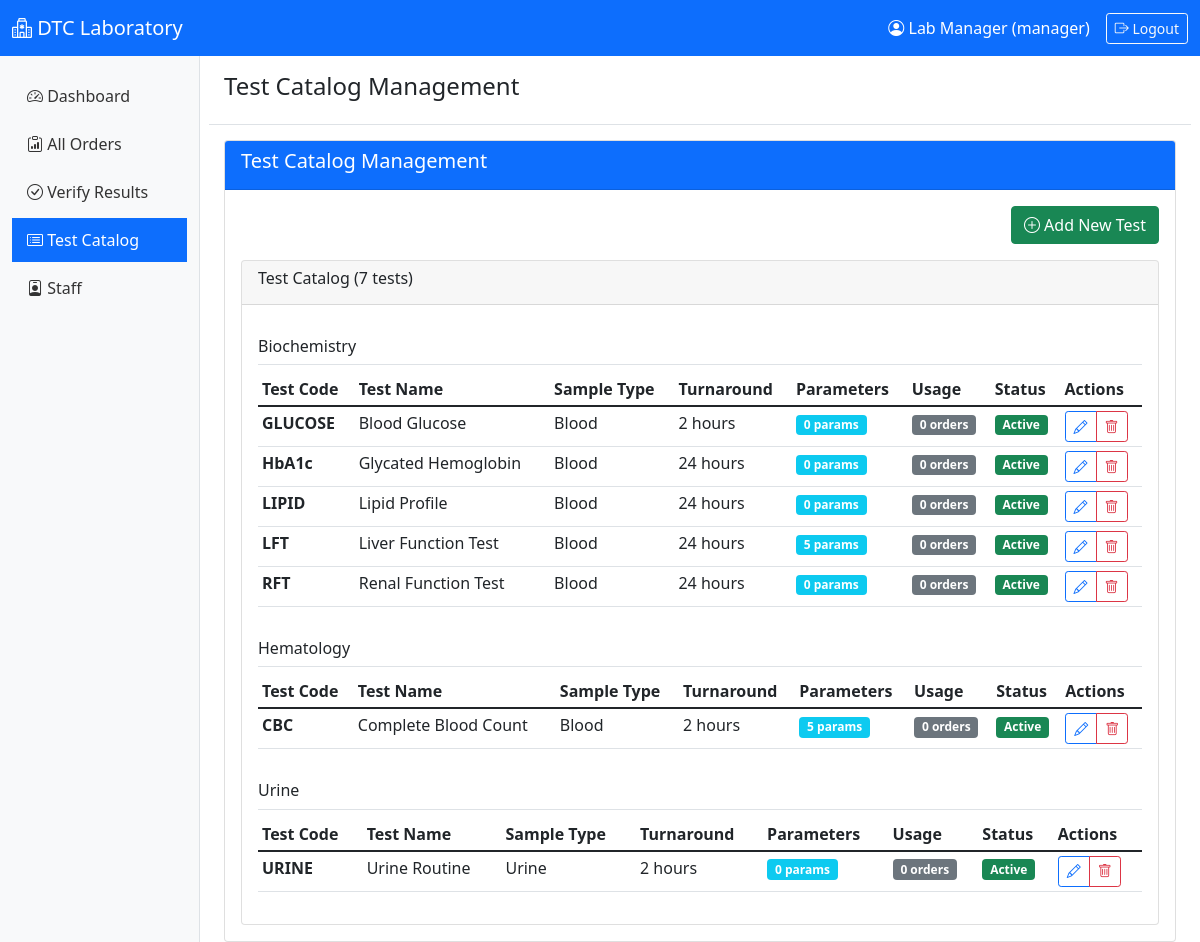
The page /test_catalog.php (signed in) on the database its author committed.
### tables this page shows
CREATE TABLE IF NOT EXISTS tests (
    id INT PRIMARY KEY AUTO_INCREMENT,
    test_code VARCHAR(50) UNIQUE NOT NULL,
    test_name VARCHAR(200) NOT NULL,
    category VARCHAR(100),
    sample_type VARCHAR(100),
    fasting_required BOOLEAN DEFAULT FALSE,
    turnaround_hours INT DEFAULT 24,
    is_active BOOLEAN DEFAULT TRUE,
    instructions TEXT,
    created_at TIMESTAMP DEFAULT CURRENT_TIMESTAMP
);

### includes/Database.php (called while the page is built, shortened)
<?php
class Database {
    private $host = DB_HOST;
    private $user = DB_USER;
    private $pass = DB_PASS;
    private $dbname = DB_NAME;
    private $pdo;
    private $stmt;
    public function __construct() {
        $dsn = "mysql:host=" . $this->host . ";dbname=" . $this->dbname . ";charset=utf8mb4";
        $options = [
            PDO::ATTR_PERSISTENT => true,
            PDO::ATTR_ERRMODE => PDO::ERRMODE_EXCEPTION,
            PDO::ATTR_DEFAULT_FETCH_MODE => PDO::FETCH_ASSOC
        ];
        try {
            $this->pdo = new PDO($dsn, $this->user, $this->pass, $options);
        } catch (PDOException $e) {
            $this->error = $e->getMessage();
            die("Connection failed: " . $this->error);
        }
    }
    public function query($sql) {
        $this->stmt = $this->pdo->prepare($sql);
    }
    public function execute() {
        return $this->stmt->execute();
    }
    public function resultSet() {
        $this->execute();
        return $this->stmt->fetchAll();
    }
}
?>

### test_catalog.php (the view, shortened to what this page needs)
<?php
$page_title = 'Test Catalog Management';
require_once 'includes/header.php';
require_once 'includes/Database.php';
$db = new Database();
$db->query('SELECT t.*,
           (SELECT COUNT(*) FROM test_parameters WHERE test_id = t.id AND is_active = 1) as parameter_count,
           (SELECT COUNT(*) FROM order_tests WHERE test_id = t.id) as usage_count
           FROM tests t
           ORDER BY t.category, t.test_name');
$tests = $db->resultSet();
$tests_by_category = [];
foreach ($tests as $test) {
    $tests_by_category[$test['category']][] = $test;
}
$edit_test = null;
$show_add_test_form = isset($_GET['add_test']) || $edit_test;
?>
<div class="row">
    <div class="col-md-12">
        <div class="card">
            <div class="card-header bg-primary text-white">
                <h5>Test Catalog Management</h5>
            </div>
            <div class="card-body">
                <?php if (!$edit_test && !$show_add_test_form): ?>
                <div class="text-end mb-3">
                    <a href="test_catalog.php?add_test=1" class="btn btn-success">
                        <i class="bi bi-plus-circle"></i> Add New Test
                    </a>
                </div>
                <?php endif; ?>
                <?php if (!$edit_test && !$show_add_test_form): ?>
                <div class="card">
                    <div class="card-header">
                        <h6>Test Catalog (<?php echo count($tests); ?> tests)</h6>
                    </div>
                    <div class="card-body">
                        <?php foreach ($tests_by_category as $category => $category_tests): ?>
                        <h6 class="mt-3 border-bottom pb-2"><?php echo $category; ?></h6>
                        <div class="table-responsive">
                            <table class="table table-sm">
                                <thead>
                                    <tr>
                                        <th>Test Code</th>
                                        <th>Test Name</th>
                                        <th>Sample Type</th>
                                        <th>Turnaround</th>
                                        <th>Parameters</th>
                                        <th>Usage</th>
                                        <th>Status</th>
                                        <th>Actions</th>
                                    </tr>
                                </thead>
                                <tbody>
                                    <?php foreach ($category_tests as $test): ?>
                                    <tr class="<?php echo !$test['is_active'] ? 'table-secondary' : ''; ?>">
                                        <td><strong><?php echo $test['test_code']; ?></strong></td>
                                        <td><?php echo $test['test_name']; ?></td>
                                        <td><?php echo $test['sample_type']; ?></td>
                                        <td><?php echo $test['turnaround_hours']; ?> hours</td>
                                        <td>
                                            <span class="badge bg-info"><?php echo $test['parameter_count']; ?> params</span>
                                        </td>
                                        <td>
                                            <span class="badge bg-<?php echo $test['usage_count'] > 0 ? 'warning' : 'secondary'; ?>">
                                                <?php echo $test['usage_count']; ?> orders
                                            </span>
                                        </td>
                                        <td>
                                            <?php if ($test['is_active']): ?>
                                                <span class="badge bg-success">Active</span>
                                            <?php else: ?>
                                                <span class="badge bg-secondary">Inactive</span>
                                            <?php endif; ?>
                                        </td>
                                        <td>
                                            <div class="btn-group btn-group-sm">
                                                <a href="test_catalog.php?edit=<?php echo $test['id']; ?>"
                                                   class="btn btn-outline-primary">
                                                    <i class="bi bi-pencil"></i>
                                                </a>
                                                <?php if ($test['usage_count'] == 0): ?>
                                                    <a href="test_catalog.php?delete_test=<?php echo $test['id']; ?>"
                                                       class="btn btn-outline-danger"
                                                       onclick="return confirm('Delete this test permanently?')">
                                                        <i class="bi bi-trash"></i>
                                                    </a>
                                                <?php endif; ?>
                                            </div>
                                        </td>
                                    </tr>
                                    <?php endforeach; ?>
                                </tbody>
                            </table>
                        </div>
                        <?php endforeach; ?>
                    </div>
                </div>
                <?php endif; ?>
            </div>
        </div>
    </div>
</div>
<?php require_once 'includes/footer.php'; ?>

### includes/header.php (shortened to what this page needs)
<?php
require_once 'config/database.php';
?>
<!DOCTYPE html>
<html lang="en">
<head>
    <link href="https://cdn.jsdelivr.net/npm/bootstrap@5.1.3/dist/css/bootstrap.min.css" rel="stylesheet">
    <link rel="stylesheet" href="https://cdn.jsdelivr.net/npm/bootstrap-icons@1.8.1/font/bootstrap-icons.css">
</head>
<body>
    <nav class="navbar navbar-expand-lg navbar-dark bg-primary">
        <div class="container-fluid">
            <a class="navbar-brand" href="index.php">
                <i class="bi bi-hospital"></i> DTC Laboratory
            </a>
            <div class="d-flex align-items-center text-white">
                <span class="me-3"><i class="bi bi-person-circle"></i> <?php echo $_SESSION['full_name']; ?> (<?php echo $_SESSION['role']; ?>)</span>
                <a href="logout.php" class="btn btn-outline-light btn-sm">
                    <i class="bi bi-box-arrow-right"></i> Logout
                </a>
            </div>
        </div>
    </nav>
    <div class="container-fluid">
        <div class="row">
            <div class="col-md-3 col-lg-2 sidebar d-md-block">
                <div class="position-sticky pt-3">
                    <ul class="nav flex-column">
                        <?php if ($_SESSION['role'] == 'receptionist'): ?>
                            <li class="nav-item">
                                <a class="nav-link <?php echo basename($_SERVER['PHP_SELF']) == 'index.php' ? 'active' : ''; ?>" href="index.php">
                                    <i class="bi bi-speedometer2"></i> Dashboard
                                </a>
                            </li>
                            <li class="nav-item">
                                <a class="nav-link <?php echo basename($_SERVER['PHP_SELF']) == 'patients.php' ? 'active' : ''; ?>" href="patients.php">
                                    <i class="bi bi-people"></i> Patients
                                </a>
                            </li>
                            <li class="nav-item">
                                <a class="nav-link <?php echo basename($_SERVER['PHP_SELF']) == 'new_order.php' ? 'active' : ''; ?>" href="new_order.php">
                                    <i class="bi bi-plus-circle"></i> New Order
                                </a>
                            </li>
                            <li class="nav-item">
                                <a class="nav-link <?php echo basename($_SERVER['PHP_SELF']) == 'orders.php' ? 'active' : ''; ?>" href="orders.php">
                                    <i class="bi bi-clipboard-check"></i> Orders
                                </a>
                            </li>
                            <li class="nav-item">
                                <a class="nav-link <?php echo basename($_SERVER['PHP_SELF']) == 'reports.php' ? 'active' : ''; ?>" href="reports.php">
                                    <i class="bi bi-printer"></i> Print Reports
                                </a>
                            </li>
                        <?php elseif ($_SESSION['role'] == 'manager'): ?>
                            <li class="nav-item">
                                <a class="nav-link <?php echo basename($_SERVER['PHP_SELF']) == 'manager.php' ? 'active' : ''; ?>" href="manager.php">
                                    <i class="bi bi-speedometer2"></i> Dashboard
                                </a>
                            </li>
                            <li class="nav-item">
                                <a class="nav-link <?php echo basename($_SERVER['PHP_SELF']) == 'all_orders.php' ? 'active' : ''; ?>" href="all_orders.php">
                                    <i class="bi bi-clipboard-data"></i> All Orders
                                </a>
                            </li>
                            <li class="nav-item">
                                <a class="nav-link <?php echo basename($_SERVER['PHP_SELF']) == 'verify_results.php' ? 'active' : ''; ?>" href="verify_results.php">
                                    <i class="bi bi-check-circle"></i> Verify Results
                                </a>
                            </li>
                            <li class="nav-item">
                                <a class="nav-link <?php echo basename($_SERVER['PHP_SELF']) == 'test_catalog.php' ? 'active' : ''; ?>" href="test_catalog.php">
                                    <i class="bi bi-card-list"></i> Test Catalog
                                </a>
                            </li>
                            <li class="nav-item">
                                <a class="nav-link <?php echo basename($_SERVER['PHP_SELF']) == 'staff.php' ? 'active' : ''; ?>" href="staff.php">
                                    <i class="bi bi-person-badge"></i> Staff
                                </a>
                            </li>
                        <?php endif; ?>
                    </ul>
                </div>
            </div>
            <div class="col-md-9 col-lg-10 ms-sm-auto px-md-4 pt-3">
                <div class="content-header">
                    <h4><?php echo $page_title ?? 'Dashboard'; ?></h4>
                </div>

### includes/footer.php (shortened to what this page needs)
            </div>
        </div>
    </div>
</body>
</html>

### includes/header.php (style rules this page uses)
.sidebar { min-height: calc(100vh - 56px); background: #f8f9fa; border-right: 1px solid #dee2e6; }
.sidebar .nav-link { color: #333; padding: 10px 15px; margin: 2px 0; }
.sidebar .nav-link.active { background: #0d6efd; color: white; }
.content-header { background: white; padding: 15px; margin: -15px -15px 15px -15px; border-bottom: 1px solid #dee2e6; }

### rows shown on the page
tests: test_code "GLUCOSE", test_name "Blood Glucose", sample_type "Blood", turnaround_hours "2", parameter_count "0", usage_count "0", is_active "Active"
tests: test_code "HbA1c", test_name "Glycated Hemoglobin", sample_type "Blood", turnaround_hours "24", parameter_count "0", usage_count "0", is_active "Active"
tests: test_code "LIPID", test_name "Lipid Profile", sample_type "Blood", turnaround_hours "24", parameter_count "0", usage_count "0", is_active "Active"
tests: test_code "LFT", test_name "Liver Function Test", sample_type "Blood", turnaround_hours "24", parameter_count "5", usage_count "0", is_active "Active"
tests: test_code "RFT", test_name "Renal Function Test", sample_type "Blood", turnaround_hours "24", parameter_count "0", usage_count "0", is_active "Active"
tests: test_code "CBC", test_name "Complete Blood Count", sample_type "Blood", turnaround_hours "2", parameter_count "5", usage_count "0", is_active "Active"
tests: test_code "URINE", test_name "Urine Routine", sample_type "Urine", turnaround_hours "2", parameter_count "0", usage_count "0", is_active "Active"

### other values the page prints
$_SESSION['full_name'] "Lab Manager"
$_SESSION['role'] "manager"
$page_title "Test Catalog Management"
count($tests) "7"
$category "Biochemistry"
$category "Hematology"
$category "Urine"
